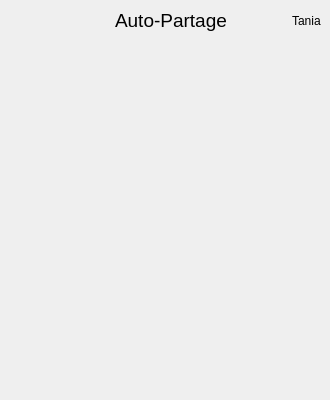
<?xml version="1.0" encoding="UTF-8"?>
<ui version="4.0">
 <class>UserInterface</class>
 <widget class="QMainWindow" name="UserInterface">
  <property name="geometry">
   <rect>
    <x>0</x>
    <y>0</y>
    <width>330</width>
    <height>400</height>
   </rect>
  </property>
  <property name="windowTitle">
   <string>Auto-Partage</string>
  </property>
  <widget class="QWidget" name="centralwidget">
   <layout class="QVBoxLayout" name="verticalLayout">
    <item>
     <layout class="QHBoxLayout" name="horizontalLayout">
      <item>
       <widget class="QPushButton" name="btnEnveloppe">
        <property name="text">
         <string/>
        </property>
        <property name="icon">
         <iconset>
          <normalon>:/icones/data/icons/email.png</normalon>
         </iconset>
        </property>
        <property name="flat">
         <bool>true</bool>
        </property>
       </widget>
      </item>
      <item>
       <spacer name="horizontalSpacer">
        <property name="orientation">
         <enum>Qt::Horizontal</enum>
        </property>
        <property name="sizeHint" stdset="0">
         <size>
          <width>40</width>
          <height>20</height>
         </size>
        </property>
       </spacer>
      </item>
      <item>
       <widget class="QLabel" name="label_2">
        <property name="font">
         <font>
          <pointsize>14</pointsize>
         </font>
        </property>
        <property name="text">
         <string>Auto-Partage</string>
        </property>
       </widget>
      </item>
      <item>
       <spacer name="horizontalSpacer_2">
        <property name="orientation">
         <enum>Qt::Horizontal</enum>
        </property>
        <property name="sizeHint" stdset="0">
         <size>
          <width>40</width>
          <height>20</height>
         </size>
        </property>
       </spacer>
      </item>
      <item>
       <widget class="QLabel" name="lblUserName">
        <property name="text">
         <string>Tania</string>
        </property>
       </widget>
      </item>
     </layout>
    </item>
    <item>
     <widget class="QStackedWidget" name="stackedWidget">
      <property name="sizePolicy">
       <sizepolicy hsizetype="Expanding" vsizetype="Expanding">
        <horstretch>0</horstretch>
        <verstretch>0</verstretch>
       </sizepolicy>
      </property>
      <widget class="QWidget" name="page"/>
      <widget class="QWidget" name="page_2">
       <property name="styleSheet">
        <string notr="true">border: 1px solid #000000;</string>
       </property>
      </widget>
     </widget>
    </item>
   </layout>
  </widget>
 </widget>
 <resources/>
 <connections/>
</ui>
